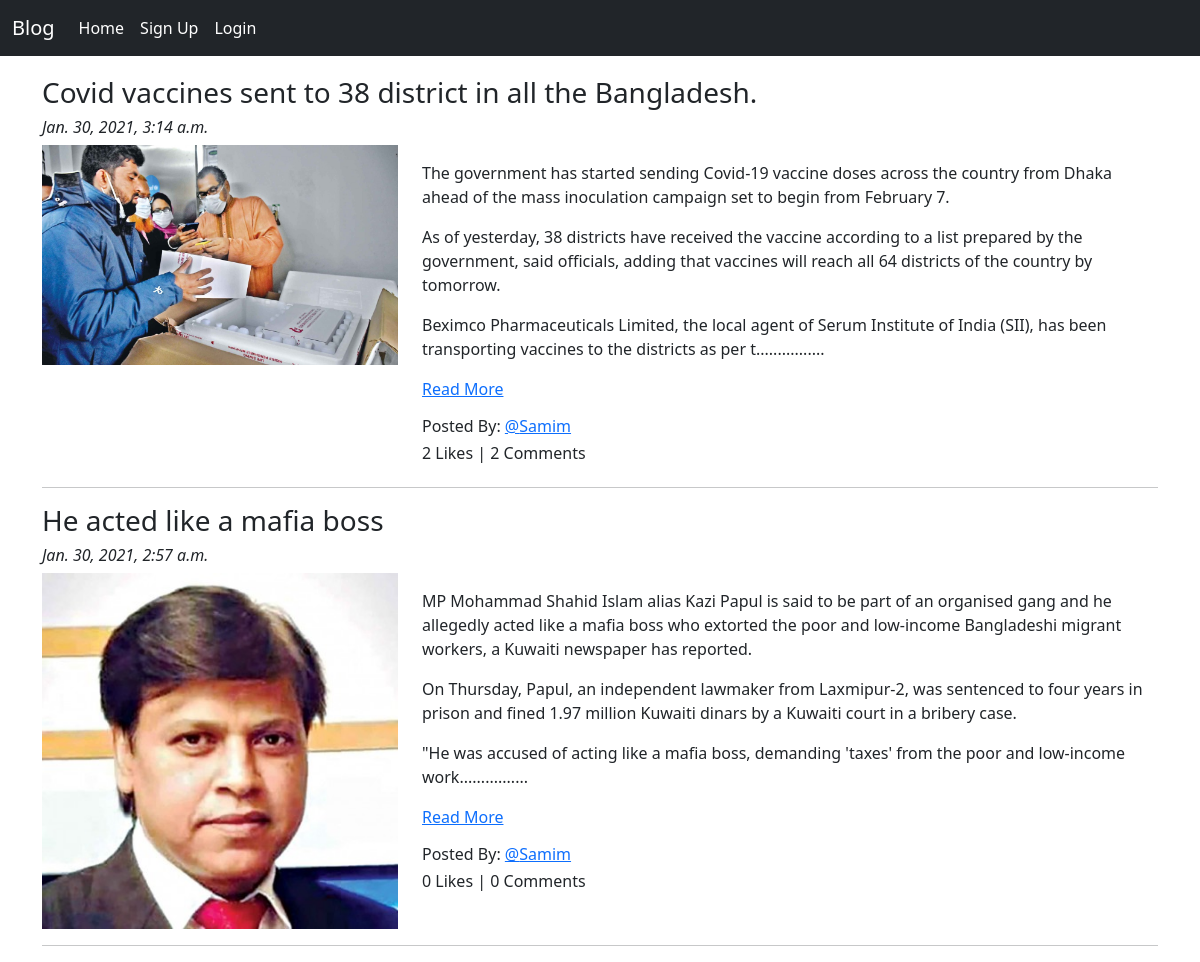
Screenshot of /blog/ with the database file from the repository.
### App_Blog/models.py (models this page shows, shortened)
class Blog(models.Model):
    author = models.ForeignKey(User, on_delete=models.CASCADE, related_name='post_author')
    blog_title = models.CharField(max_length=200, verbose_name="put a title")
    slug = models.SlugField(max_length=265, unique=True)
    blog_content = models.TextField(verbose_name="what in your mind")
    blog_image = models.ImageField(upload_to='blog_images', verbose_name="Image")
    publish_date = models.DateTimeField(auto_now_add=True)
    update_date = models.DateTimeField(auto_now=True)
    class Meta:
        ordering = ('-publish_date',)

### App_Blog/views.py (the view)
# urls.py: path('', views.BlogList.as_view(), name='blog_list'),
class BlogList(ListView):
    context_object_name = 'blogs'
    model = Blog
    template_name = 'App_Blog/blog_list.html'

### App_Blog/templatetags/custom_filters.py (called while the page is built)
def range_filter(value):
    return value[0:500] + "................"

### templates/App_Blog/blog_list.html (shortened to what this page needs)
{% extends 'base.html' %}
{% load custom_filters %}
{% block content %}
{% for blog in blogs %}
<h3>{{blog.blog_title}}</h3>
<h6><i>{{blog.publish_date}}</i></h6>
<div class="row">
  <div class="col-sm-4">
    <img src="/media/{{blog.blog_image}}" alt="{{blog.blog_title}}" title="{{blog.blog_title}}" width="100%">
  </div>
  <div class="col-sm-8">
    <p>{{blog.blog_content|range_filter|linebreaks}} <a href="{% url 'App_Blog:blog_details' slug=blog.slug %}">Read More</a></p>
    <h6>Posted By: <a href="#">@{{blog.author}}</a></h6>
    <h6>{{blog.liked_blog.count}} Likes | {{blog.blog_comment.count }} Comments </h6>
  </div>
</div>
<hr>
{% endfor %}
{% endblock content %}

### templates/base.html (shortened to what this page needs)
<!doctype html>
{% load static %}
<html lang="en">
  <head>
    <link href="https://cdn.jsdelivr.net/npm/bootstrap@5.0.0-beta1/dist/css/bootstrap.min.css" rel="stylesheet">
    <link rel="stylesheet" href="{% static 'CSS/style.css' %}" type="text/css">
    <link rel="stylesheet" href="https://cdnjs.cloudflare.com/ajax/libs/font-awesome/4.7.0/css/font-awesome.min.css">
  </head>
  <body>
    <nav class="navbar navbar-expand-lg navbar-dark bg-dark">
        <div class="container-fluid">
          <a class="navbar-brand" href="#">Blog</a>
          <div class="collapse navbar-collapse" id="navbarSupportedContent">
            <ul class="navbar-nav me-auto mb-2 mb-lg-0">
              <li class="nav-item">
                <a class="nav-link active" href="{% url 'index' %}" aria-current="page" href="#">Home</a>
              </li>
              {% if user.is_authenticated %}
              <li class="nav-item">
                <a class="nav-link active" href="{% url 'App_login:profile' %}">Your Profile</a>
              </li>
              {% else %}
              <li class="nav-item">
                <a class="nav-link active" href="{% url 'App_login:signup' %}">Sign Up</a>
              </li>
              <li class="nav-item">
                <a class="nav-link active" href="{% url 'App_login:login' %}">Login</a>
              </li>
              {% endif %}
            </ul>
          </div>
        </div>
    </nav>
    <div class="container" style="padding-top: 20px;">
      {% block content %}
      {% endblock content %}
    </div>
  </body>
</html>

### rows the page displays
Blog: blog_title "Covid vaccines sent to 38 district in all the Bangladesh.", publish_date "Jan. 30, 2021, 3:14 a.m.", blog_image (picture), blog_content|range_filter "The government has started sending Covid-19 vaccine doses across the country from Dhaka ahead of the mass inoculation campaign set to begin from February 7. As of yesterday, 38 districts have received the vaccine according to a list prepared by the government, said officials, adding that vaccines will reach all 64 districts of the country by tomorrow. Beximco Pharmaceuticals Limited, the local agent of Serum Institute of India (SII), has been transporting vaccines to the districts as per t................", author "Samim", liked_blog.count "2", blog_comment.count "2"
Blog: blog_title "He acted like a mafia boss", publish_date "Jan. 30, 2021, 2:57 a.m.", blog_image (picture), blog_content|range_filter "MP Mohammad Shahid Islam alias Kazi Papul is said to be part of an organised gang and he allegedly acted like a mafia boss who extorted the poor and low-income Bangladeshi migrant workers, a Kuwaiti newspaper has reported. On Thursday, Papul, an independent lawmaker from Laxmipur-2, was sentenced to four years in prison and fined 1.97 million Kuwaiti dinars by a Kuwaiti court in a bribery case. \"He was accused of acting like a mafia boss, demanding 'taxes' from the poor and low-income work................", author "Samim", liked_blog.count "0", blog_comment.count "0"
